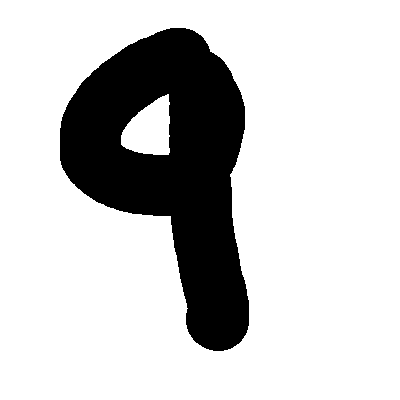
#> input picture number.png, 400 x 400 px
$ python main_3_ImageProcessing.py
#> lines starting #> are read from the running program, lines starting #| are printed output that depends on the picture; after the words box and inside, x2 and y2 are one past the last pixel; in counts of white or black regions, pixels touching at a corner belong together
from PIL import Image, ImageDraw, ImageTk, ImageChops
import numpy as np
import matplotlib
matplotlib.use('TkAgg')
import matplotlib.pyplot as plt

import tkinter as Tk
from tkinter import ttk


class ImageProcessing:

    @staticmethod
    def load_Image_PIL_BW(file_name):
#> called with file_name = 'number.png'
        return Image.open(file_name).convert("L")
#> returned value: PIL image 400x400 L; 79.2% white; 1 black region, box (x1, y1, x2, y2) and area: (60, 28, 249, 351) 33298

    @staticmethod
    def convert_PIL_2_NP(PIL_image):
        return np.array(PIL_image, dtype = np.uint8)

    # [4 lines left out: function convert_NP_2_PIL, not called in this run]

    @staticmethod
    def save_PIL(PIL_image,file_name):
        PIL_image.save(file_name)

    # [34 lines left out: functions normalizeImages, plot_NP_image, convert_NP_2_TK, resize_NP_image, not called in this run]

    @staticmethod
    def flat_NP_image(NP_image):
        return np.reshape(NP_image,NP_image.shape[0]*NP_image.shape[1])

    # [11 lines left out: function crop_PIL_image, not called in this run]

    @staticmethod
    def trim_offset_PIL(PIL_image, percentual_offset):
#> called with percentual_offset = 0.3
        bg = Image.new(PIL_image.mode, PIL_image.size, PIL_image.getpixel((0, 0)))
#> bg: PIL image 400x400 L; every value is 255
        diff = ImageChops.difference(PIL_image, bg)
        diff = ImageChops.add(diff, diff, 2.0, -100)
        bbox = diff.getbbox()
#> bbox = (60, 28, 249, 351)
        width = bbox[2]-bbox[0]
#> width = 189
        height = bbox[3] - bbox[1]
#> height = 323
        # Defining a blank image
        max_length_img = max(width,height)
#> max_length_img = 323
        new_length_img =  int((percentual_offset+1)*max_length_img)
#> new_length_img = 419
        print('max_length_img: ',max_length_img," new_length_img: ",new_length_img)
#| max_length_img:  323  new_length_img:  419
        new_im = Image.new("L", (new_length_img,new_length_img),"white")  ## luckily, this is already black!
#> new_im: PIL image 419x419 L; every value is 255
        x_paste_pixel = int((new_length_img - width) / 2)
#> x_paste_pixel = 115
        y_paste_pixel =int((new_length_img- height)/2.0)
#> y_paste_pixel = 48


        print('x_paste_pixel: ',x_paste_pixel,' y_paste_pixel:',y_paste_pixel)
#| x_paste_pixel:  115  y_paste_pixel: 48


        print('width: ',width,' height:',height)
#| width:  189  height: 323

        PIL_img_cropped = PIL_image.crop(bbox)
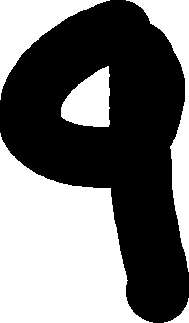
#> PIL_img_cropped: PIL image 189x323 L; 45.5% white; 5 white regions, box (x1, y1, x2, y2) and area: (0, 133, 153, 323) 17873, (126, 0, 189, 272) 4043, (0, 0, 110, 100) 3548, (61, 66, 110, 127) 2088, (164, 298, 189, 323) 197
        # new_im.show()
        # PIL_img_cropped.show()
        print('before:',new_im)
#| before: <PIL.Image.Image image mode=L size=419x419 at 0x7FB96329BFD0>
        print('before:', PIL_img_cropped)
#| before: <PIL.Image.Image image mode=L size=189x323 at 0x7FB963952950>
        new_im.paste(PIL_img_cropped,(x_paste_pixel,y_paste_pixel))
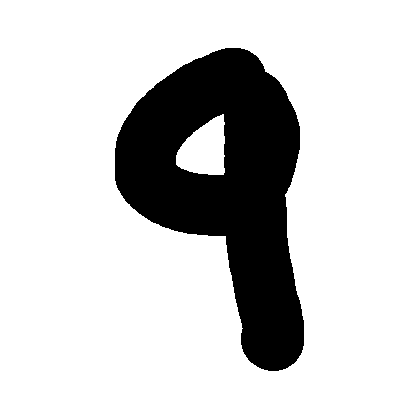
#> new_im: PIL image 419x419 L; 81% white; 1 black region, box (x1, y1, x2, y2) and area: (115, 48, 304, 371) 33298
        # new_im.paste(new_im, (0,0))

        print('after:', new_im)
#| after: <PIL.Image.Image image mode=L size=419x419 at 0x7FB96329BFD0>
        return new_im


if __name__ == '__main__':
    print("Execution as main")
    # PIL_image = ImageProcessing.load_Image_PIL_BW("number_resized.png")
    PIL_image = ImageProcessing.load_Image_PIL_BW("number.png")
    PIL_image.show()
    # PIL_image_cropped = ImageProcessing.crop_PIL_image(PIL_image)
    # PIL_image_cropped.show()

    PIL_image_cropped_2 = ImageProcessing.trim_offset_PIL(PIL_image, 0.30)
    # ImageProcessing.trim_offset_PIL(PIL_image, 0, 0)
    PIL_image_cropped_2.show()
    # [19 lines of commented-out code are left out]
